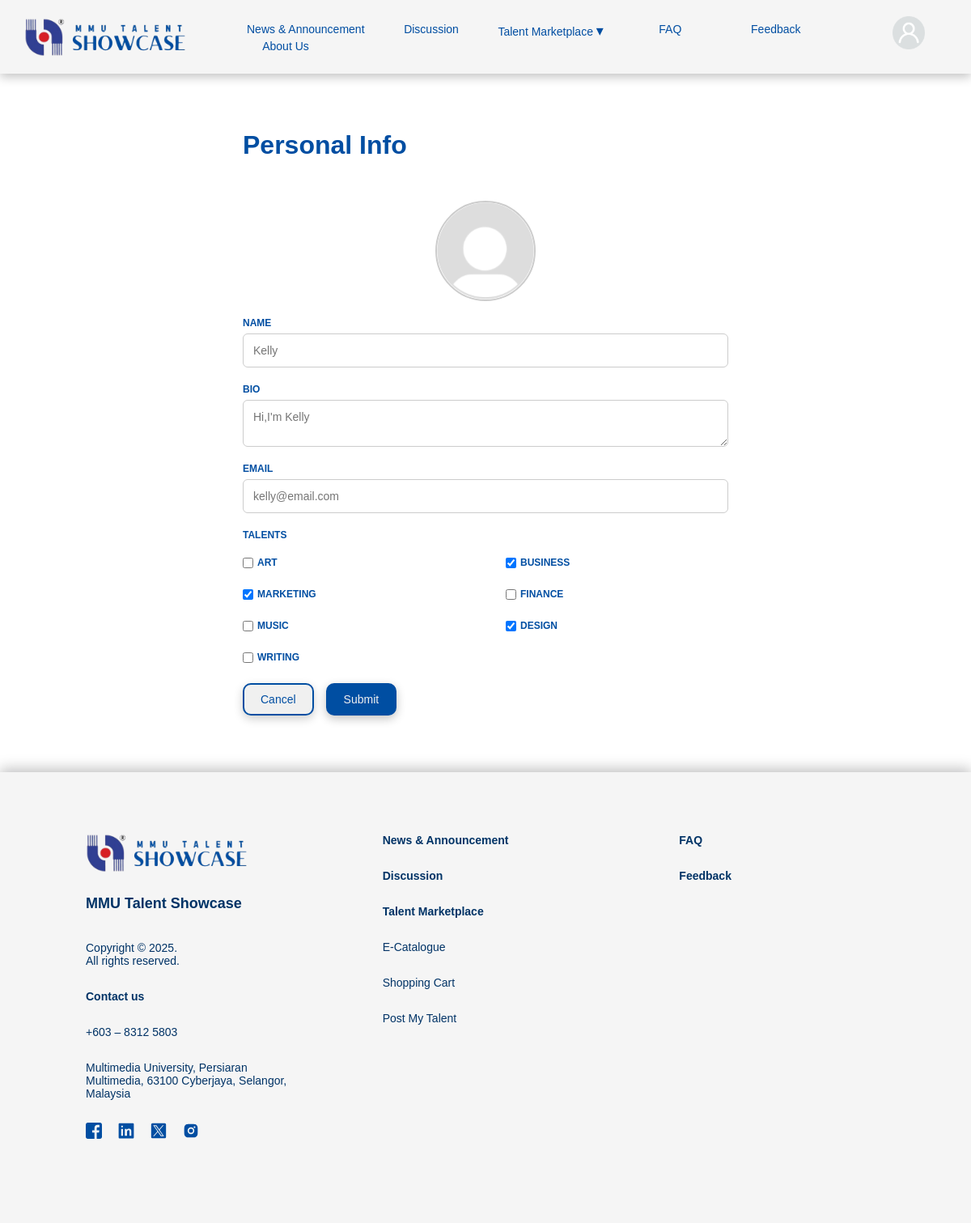
/members/update_profile.php (signed in), run on the app's committed database.
### tables this page shows
CREATE TABLE `user` (
  `User_ID` int(11) NOT NULL,
  `User_Name` varchar(50) DEFAULT NULL,
  `User_Email` varchar(50) DEFAULT NULL,
  `User_Password` varchar(200) DEFAULT NULL,
  `User_Image` varchar(255) DEFAULT NULL,
  `User_Bio` varchar(255) DEFAULT NULL,
  `User_Talent` varchar(255) DEFAULT NULL,
  `User_Status` enum('active','inactive') DEFAULT NULL
);

### members/get_profile.php (called while the page is built, shortened)
<?php
$conn = OpenCon();
$user_id = $_SESSION['user_id'];
$sql = "SELECT user_name, user_bio, user_email, user_talent, user_image FROM user WHERE user_id = ?";
$stmt = $conn->prepare($sql);
$stmt->bind_param("i", $user_id);
$stmt->execute();
$result = $stmt->get_result();
$user = $result->fetch_assoc();

### members/update_profile.php (the view, shortened to what this page needs)
<?php
include '../includes/header_user.php';
include 'get_profile.php';
?>
<!DOCTYPE html>
<html lang="en">
<head>
    <link rel="stylesheet" href="../css/profile.css">
</head>
<body>
    <div class="profile-container">
        <div class="profile-title">
            <h1>Personal Info</h1>
        </div>
        <form id="profileForm" action="save_profile.php" method="POST" enctype="multipart/form-data">
            <div class="profile-upload">
                <label for="profile" class="profile-label">
                    <img class='profile-img' src="<?php echo ($user['user_image']) ?
                                                        '../uploads/user_profile/' . htmlspecialchars($user['user_image']) :
                                                        '../images/profile.svg'; ?>" id="profile-preview">
                </label>
            </div>
            <label for="name">NAME</label>
            <input type='text' id="name" name="name" placeholder=<?php echo htmlspecialchars($user['user_name']); ?> />
            <label for="name">BIO</label>
            <textarea id="bio" name="bio" placeholder="<?php echo htmlspecialchars($user['user_bio']); ?>"></textarea>
            <label for="name">EMAIL</label>
            <input type='email' id="email" name="email" placeholder=<?php echo htmlspecialchars($user['user_email']); ?> />
            <?php
            $type = ['Art', 'Business', 'Marketing', 'Finance', 'Music', 'Design', 'Writing'];
            $userTalents = isset($user['user_talent'])
                ? array_map('trim', explode(',', $user['user_talent']))
                : [];
            $typeClass = '';
            ?>
            <div class="form-group <?php echo $typeClass ?>">
                <label for="talent">TALENTS</label>
                <div class="checkbox-group">
                    <?php foreach ($type as $option): ?>
                        <label>
                            <input type="checkbox" name="talent[]" value="<?php echo htmlspecialchars($option); ?>"
                                <?php if (in_array($option, $userTalents)) echo 'checked'; ?>>
                            <?php echo htmlspecialchars($option); ?>
                        </label><br>
                    <?php endforeach; ?>
                </div>
            </div>
            <div class="form-buttons">
                <button type="reset" onclick="window.location.href='profile.php'">Cancel</button>
                <button type="submit">Submit</button>
            </div>
        </form>
    </div>
    <?php
    include '../includes/footer.php';
    ?>
</body>
</html>

### includes/header.css (style rules this page uses)
body { margin: 0; font-family:'Lucida Sans', 'Lucida Sans Regular', 'Lucida Grande', 'Lucida Sans Unicode', Geneva, Verdana, sans-serif; }

### css/profile.css (style rules this page uses)
.profile-container { max-width: 600px; margin: 50px auto; font-family: Arial, sans-serif; padding: 20px; }
.profile-title { display: flex; justify-content: space-between; align-items: center; margin-bottom: 30px; }
h1 { color: #004ea2; text-align: center; }
.profile-container label { display: block; margin-top: 20px; font-size: 12px; font-weight: bold; color: #004ea2; text-transform: uppercase; }
.profile-container select, .profile-container textarea, .profile-container input[type="file"], .profile-container input[type="text"], .profile-container input[type="email"], .profile-container input[type="password"] { width: 100%; margin-top: 6px; padding: 12px; border: 1px solid #ccc; border-radius: 6px; font-size: 14px; }
.profile-container .form-buttons { margin-top: 25px; display: flex; gap: 15px; }
.profile-container button { padding: 10px 20px; font-size: 14px; border: none; border-radius: 6px; cursor: pointer; }
.profile-container button[type="submit"] { background-color: #004ea2; border-radius: 10px; border: #004ea2 solid 2px; color: #f0f0f0; padding: 10px 20px 10px 20px; box-shadow: 0 4px 12px rgba(0, 0, 0, 0.24); }
.profile-container button[type="reset"] { background-color: #f0f0f0; color: #004ea2; padding: 10px 20px 10px 20px; border: #004ea2 solid 2px; border-radius: 10px; box-shadow: 0 4px 12px rgba(0, 0, 0, 0.2); }
.profile-upload { display: flex; justify-content: center; margin-bottom: 20px; }
.profile-label { cursor: pointer; display: inline-block; border-radius: 50%; overflow: hidden; width: 120px; height: 120px; border: 2px solid #ccc; transition: border-color 0.3s; }
.profile-label img { width: 100%; height: 100%; object-fit: cover; display: block; }
.checkbox-group { display: grid; grid-template-columns: repeat(4, 1fr); column-gap: 50px; row-gap: 5px; }
.checkbox-group label { display: flex; align-items: center; gap: 5px; }

### includes/footer.css (style rules this page uses)
* { margin: 0; font-family:'Lucida Sans', 'Lucida Sans Regular', 'Lucida Grande', 'Lucida Sans Unicode', Geneva, Verdana, sans-serif; }

### data on the page
user: name "Kelly", bio "Hi,I'm Kelly", email "kelly@email.com", User_Talent "☑"

### other printed values
$option "ART"
$option "BUSINESS"
$option "MARKETING"
$option "FINANCE"
$option "MUSIC"
$option "DESIGN"
$option "WRITING"
